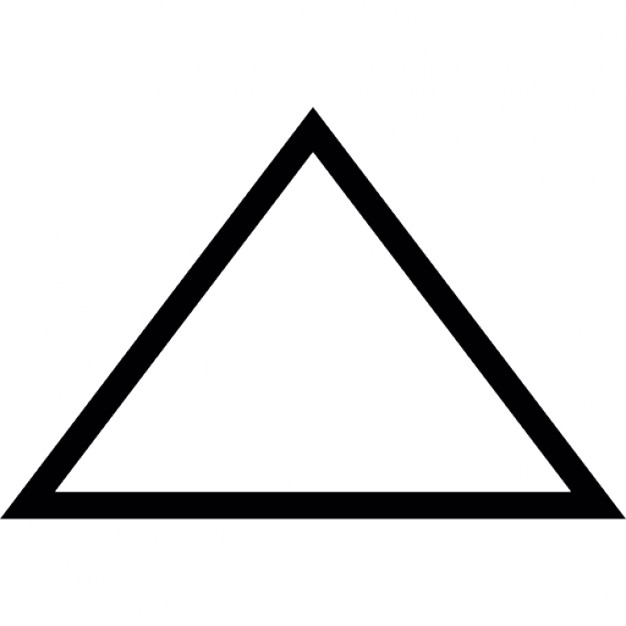
#> input picture create_Cascade/tri.jpg, 626 x 626 px, given in place of the camera
$ python 'slide-16&18.py'
#> lines starting #> are read from the running program, lines starting #| are printed output that depends on the picture
import cv2
import numpy as np

# Create an instance of camera 0
cap = cv2.VideoCapture(0)

win = 'Result'
nothing = lambda *args, **kwargs: None

# create window with name win
cv2.namedWindow(win, cv2.WINDOW_AUTOSIZE)


# create trackbars
cv2.createTrackbar('Hue Low',  win, 0, 179, nothing)
cv2.createTrackbar('Hue High', win, 100, 179, nothing)
cv2.createTrackbar('Saturation Low',  win, 0, 255, nothing)
cv2.createTrackbar('Saturation High', win, 100, 255, nothing)
cv2.createTrackbar('Value Low',  win, 0, 255, nothing)
cv2.createTrackbar('Value High', win, 100, 255, nothing)


while True:
    # Get the image from camera 0
    _, image = cap.read()
#> image is the input picture: shape (626, 626, 3); mean B, G, R 228.6, 228.4, 228.4
    image = cv2.resize(image, (image.shape[1]//2, image.shape[0]//2))
#> image: shape (313, 313, 3)

    image = cv2.resize(image, (image.shape[1]//2, image.shape[0]//2))
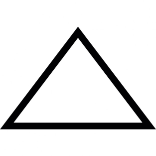
#> image: shape (156, 156, 3); mean B, G, R 228.7, 228.5, 228.5

    # show image under window
    cv2.imshow("Raw Camera Data", image)

    result = cv2.cvtColor(
	        image,
        cv2.COLOR_BGR2HSV
    )
#> result: shape (156, 156, 3); mean H, S, V 13.1, 14.4, 228.7

    # get values from trackbars
    HueLow = cv2.getTrackbarPos('Hue Low',  win)
    HueHigh = cv2.getTrackbarPos('Hue High', win)
    SatLow = cv2.getTrackbarPos('Saturation Low',  win)
    SatHigh = cv2.getTrackbarPos('Saturation High', win)
    ValLow = cv2.getTrackbarPos('Value Low',  win)
    ValHigh = cv2.getTrackbarPos('Value High', win)

    # Literal values
    HSV_LOW = np.array([HueLow, SatLow, ValLow])
    HSV_HIGH = np.array([HueHigh, SatHigh, ValHigh])

    # Filter values with mask
    result = cv2.bitwise_and(
        result,
        result,
        mask=cv2.inRange(result, HSV_LOW, HSV_HIGH)
    )
#> result: shape (156, 156, 3); mean H, S, V 0, 0, 0.2

    # Convert result to BGR then to GRAY
    result = cv2.cvtColor(
        result,
        cv2.COLOR_HSV2BGR
    )
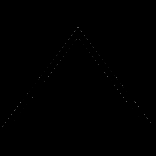
#> result: shape (156, 156, 3); min 0, max 99, mean 0.2

    # result image under window
    cv2.imshow(win, result)

    # press 'q' key to break
    if cv2.waitKey(1) & 0xFF == ord("q"):
#> (key q is pressed here)
        break

# stop
cv2.destroyAllWindows()
